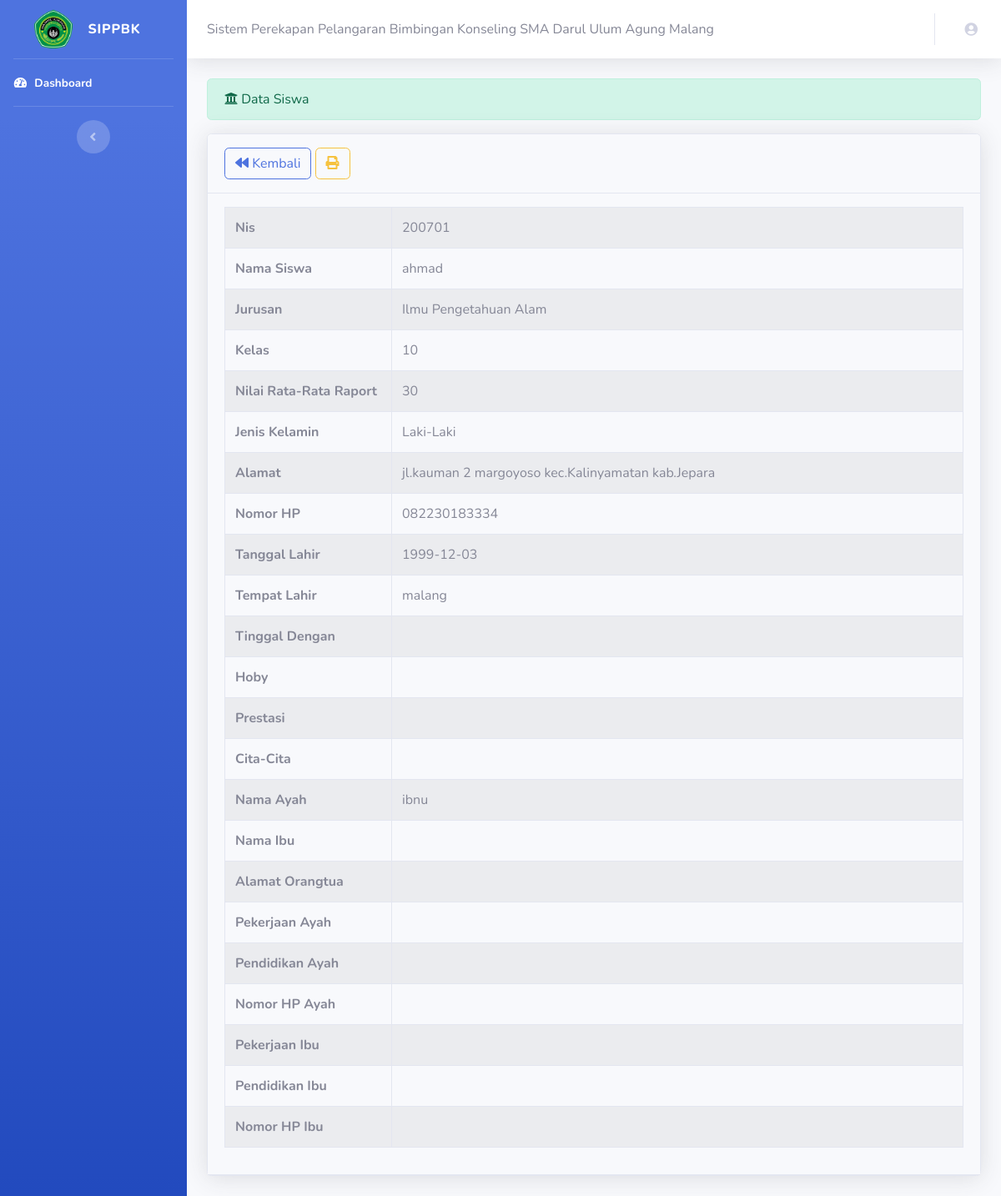
The app's page /siswa/info_siswa/200701 with its own data.
### tables this page shows
CREATE TABLE `siswa` (
  `id_siswa` varchar(50) NOT NULL,
  `id_KJ` varchar(255) NOT NULL,
  `nilai_raport` varchar(255) DEFAULT NULL,
  `nama_siswa` varchar(255) NOT NULL,
  `password` varchar(50) NOT NULL,
  `jenis_kelamin` varchar(50) NOT NULL,
  `alamat` varchar(255) NOT NULL,
  `nohp` varchar(25) NOT NULL,
  `ttl` date NOT NULL,
  `tempat_lahir` varchar(50) NOT NULL,
  `tinggal` varchar(50) DEFAULT NULL,
  `hoby` varchar(50) DEFAULT NULL,
  `prestasi` varchar(255) DEFAULT NULL,
  `cita_cita` varchar(255) DEFAULT NULL,
  `nama_ayah` varchar(50) DEFAULT NULL,
  `password_ortu` varchar(50) NOT NULL,
  `nama_ibu` varchar(50) DEFAULT NULL,
  `alamat_ortu` varchar(255) DEFAULT NULL,
  `pekerjaan_ayah` varchar(50) DEFAULT NULL,
  `pendidikan_ayah` varchar(50) DEFAULT NULL,
  `nohp_ayah` varchar(20) DEFAULT NULL,
  `pekerjaan_ibu` varchar(50) DEFAULT NULL,
  `pendidikan_ibu` varchar(50) DEFAULT NULL,
  `nohp_ibu` varchar(25) DEFAULT NULL
);

CREATE TABLE `kj` (
  `id_KJ` varchar(50) NOT NULL,
  `nama_jurusan` varchar(25) NOT NULL,
  `Kelas` varchar(25) NOT NULL
);

### application/controllers/siswa.php (called while the page is built, shortened)
<?php
class siswa extends CI_Controller
{
  function __construct()
  {
    $this->load->library('form_validation');
    $this->load->model("siswa_model");
    $this->load->model("jurusan_model");
  }
  public function info_siswa($id_siswa)
  {
    $data['siswa'] = $this->siswa_model->gabung2($id_siswa);
    $this->load->view('template/header');
    $this->load->view('template/sidebar');
    $this->load->view('info_siswa', $data);
    $this->load->view('template/footer');
  }
}

### index.php (called while the page is built, shortened)
<?php
require_once BASEPATH.'core/CodeIgniter.php';

### application/models/siswa_model.php (called while the page is built, shortened)
<?php
class siswa_model extends CI_Model
{
    public function gabung2($id_siswa)
    {
        return $this->db->from('siswa')
            ->join('kj', 'siswa.id_KJ=kj.id_KJ')
            ->where('siswa.id_siswa', $id_siswa)
            ->get()
            ->result();
    }
}

### application/views/info_siswa.php (the view, shortened to what this page needs)
<div class="container-fluid">
    <div class="alert alert-success" role="alert">
        <i class="fas fa-university"></i> Data Siswa
    </div>
    <div class="card shadow mb-4">
        <div class="card-header py-3">
            <a href="<?= base_url('siswa'); ?>" class="btn btn-outline-primary"><i class="fas fa-backward"></i> Kembali</a>
            <a href="<?= base_url('cetak_siswa'); ?>" class="btn btn-outline-warning"><i class="fas fa-print"></i> </a>
        </div>
        <div class="card-header py-3">
            <table class="table table-bordered table-striped table-hover">
                <tbody>
                    <?php foreach ($siswa as $sw) : ?>
                        <tr>
                            <th width="200px">Nis</th>
                            <td><?php echo $sw->id_siswa ?></td>
                        </tr>
                        <tr>
                            <th>Nama Siswa</th>
                            <td><?php echo $sw->nama_siswa ?></td>
                        </tr>
                        <tr>
                            <th>Jurusan</th>
                            <td><?php echo $sw->nama_jurusan ?></td>
                        </tr>
                        <tr>
                            <th>Kelas</th>
                            <td><?php echo $sw->Kelas ?></td>
                        </tr>
                        <tr>
                            <th>Nilai Rata-Rata Raport</th>
                            <td><?php echo $sw->nilai_raport ?></td>
                        </tr>
                        <tr>
                            <th>Jenis Kelamin</th>
                            <td><?php echo $sw->jenis_kelamin ?></td>
                        </tr>
                        <tr>
                            <th>Alamat</th>
                            <td><?php echo $sw->alamat ?></td>
                        </tr>
                        <tr>
                            <th>Nomor HP</th>
                            <td><?php echo $sw->nohp ?></td>
                        </tr>
                        <tr>
                            <th>Tanggal Lahir</th>
                            <td><?php echo $sw->ttl ?></td>
                        </tr>
                        <tr>
                            <th>Tempat Lahir</th>
                            <td><?php echo $sw->tempat_lahir ?></td>
                        </tr>
                        <tr>
                            <th>Tinggal Dengan</th>
                            <td><?php echo $sw->tinggal ?></td>
                        </tr>
                        <tr>
                            <th>Hoby</th>
                            <td><?php echo $sw->hoby ?></td>
                        </tr>
                        <tr>
                            <th>Prestasi</th>
                            <td><?php echo $sw->prestasi ?></td>
                        </tr>
                        <tr>
                            <th>Cita-Cita</th>
                            <td><?php echo $sw->cita_cita ?></td>
                        </tr>
                        <tr>
                            <th>Nama Ayah</th>
                            <td><?php echo $sw->nama_ayah ?></td>
                        </tr>
                        <tr>
                            <th>Nama Ibu</th>
                            <td><?php echo $sw->nama_ibu ?></td>
                        </tr>
                        <tr>
                            <th>Alamat Orangtua</th>
                            <td><?php echo $sw->alamat_ortu ?></td>
                        </tr>
                        <tr>
                            <th>Pekerjaan Ayah</th>
                            <td><?php echo $sw->pekerjaan_ayah ?></td>
                        </tr>
                        <tr>
                            <th>Pendidikan Ayah</th>
                            <td><?php echo $sw->pendidikan_ayah ?></td>
                        </tr>
                        <tr>
                            <th>Nomor HP Ayah</th>
                            <td><?php echo $sw->nohp_ayah ?></td>
                        </tr>
                        <tr>
                            <th>Pekerjaan Ibu</th>
                            <td><?php echo $sw->pekerjaan_ibu ?></td>
                        </tr>
                        <tr>
                            <th>Pendidikan Ibu</th>
                            <td><?php echo $sw->pendidikan_ibu ?></td>
                        </tr>
                        <tr>
                            <th>Nomor HP Ibu</th>
                            <td><?php echo $sw->nohp_ibu ?></td>
                        </tr>
                    <?php endforeach; ?>
                </tbody>
            </table>
        </div>
    </div>
</div>

### records on screen
siswa: id_siswa "200701", nama_siswa "ahmad", id_KJ.nama_jurusan "Ilmu Pengetahuan Alam", id_KJ.Kelas "10", nilai_raport "30", jenis_kelamin "Laki-Laki", alamat "jl.kauman 2 margoyoso kec.Kalinyamatan kab.Jepara", nohp "082230183334", ttl "1999-12-03", tempat_lahir "malang", nama_ayah "ibnu"
